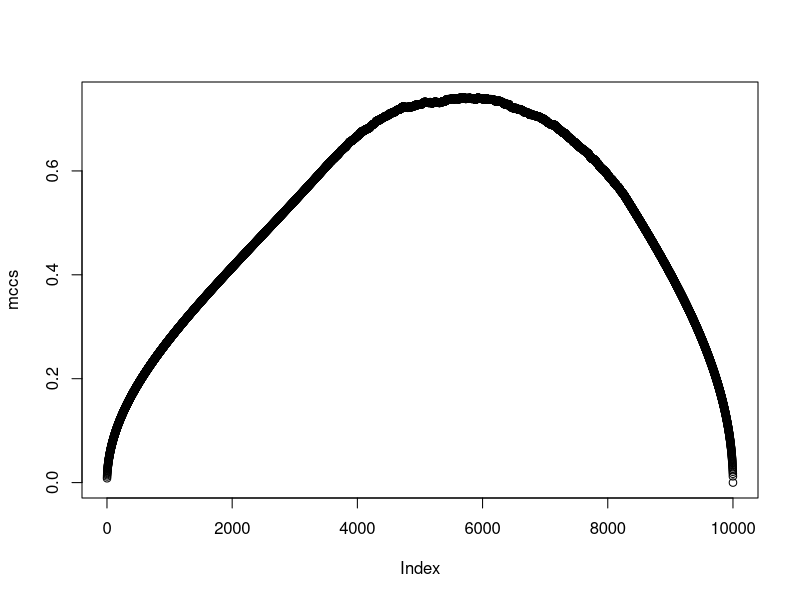

The R script that drew this image:
library(data.table)

# works for both a single number and vectors
mcc <- function(TP, FP, FN, TN)
{
  num <- (TP*TN) - (FP*FN)
  den <- (TP+FP)*(TP+FN)*(TN+FP)*(TN+FN)
  
  mccs <- num / sqrt(den)
  if (length(mccs) > 1)
  {
    mccs[!is.finite(mccs)] <- 0
  }
  else
  {
    if (!is.finite(mccs))
      mccs <- 0
  }
  
  return(mccs)
}

eval_mcc <- function(y_true, y_prob, plot=T)
{
  idx_order <- order(y_prob)
  y_true_order <- y_true[idx_order]
  y_prob_order <- y_prob[idx_order]
  
  n <- length(y_true)
  best_mcc <- 0
  best_cutoff <- -1
  
  total_p <- sum(y_true)
  total_n <- n - total_p
  
  tn <- cumsum(y_true_order == 0)
  fp <- cumsum(y_true_order == 1)
  fn <- total_n - tn
  tp <- total_p - fp
  
  mccs <- mcc(TP = tp, FP = fp, FN = fn, TN = tn)
  
  best_idx <- which.max(mccs)
  best_mcc <- mccs[best_idx]
  best_cutoff <- y_prob_order[best_idx]
  
  if (plot) { plot(mccs) }
  
  cat("best cutoff: ", best_cutoff, "\n")
  cat("best mcc: ", best_mcc, "\n")
  
  return(data.table('Best_MCC' = best_mcc, 'Best_Cutoff' = best_cutoff))
}

set.seed(235)

y_prob0 <- runif(10000, 0, 1)
y_prob <- y_prob0 + 0.5 * runif(10000, 0, 1) - 0.02

y_true <- ifelse(y_prob0 > 0.6, 1, 0)

# Example of a vector
eval_mcc(y_true, y_prob)

# Example of a single number
mcc(10, 2, 3, 5)
